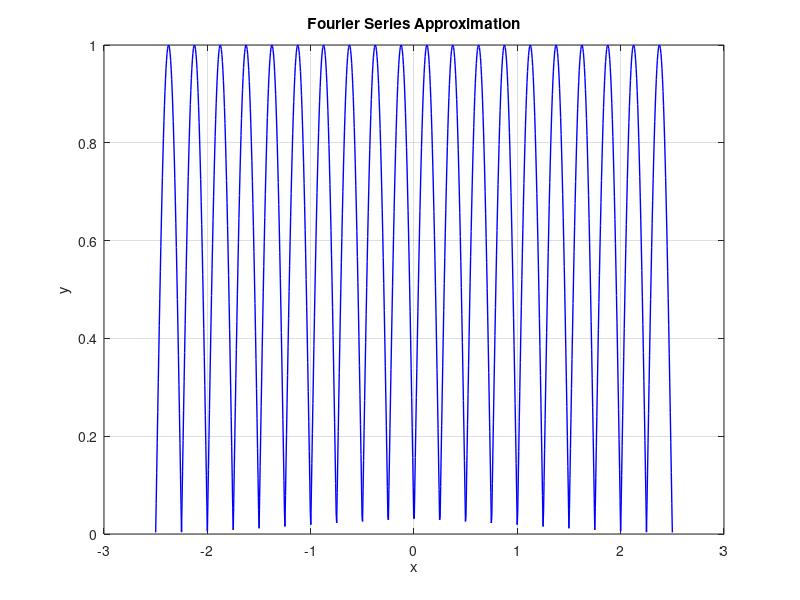

Write the MATLAB code that produced this figure.
close all;
clear all;
clc;
% Define the new coefficients
ao = 4/pi;
an = @(n) -2 * (cos(2*pi*n) + 1) / (pi * (4*n^2 - 1));
bn = @(n) 0;  % Since the new expression for a0 doesn't have a sin term

% Define the period of the function
L = 1/4;

% Define the Fourier series
N = 100;  % Number of terms in the series
fourier_series = @(x) ao/2 + sum(arrayfun(@(n) an(n) * cos(2*pi*n*x/L), 1:N));

% Generate x values
x_values = linspace(-10*L, 10*L, 1000);

% Evaluate the Fourier series at x_values
y_fourier_series = arrayfun(fourier_series, x_values);

% Plot the results
figure;
plot(x_values, y_fourier_series, 'b', 'LineWidth', 1);
xlabel('x');
ylabel('y');
title('Fourier Series Approximation');
grid on;
